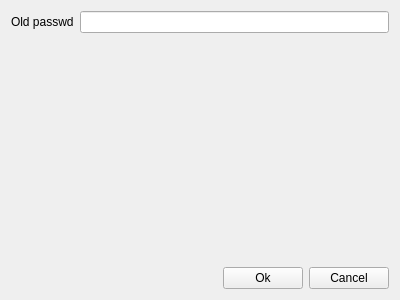
<?xml version="1.0" encoding="UTF-8"?>
<ui version="4.0">
 <class>changepassword</class>
 <widget class="QWidget" name="changepassword">
  <property name="geometry">
   <rect>
    <x>0</x>
    <y>0</y>
    <width>400</width>
    <height>300</height>
   </rect>
  </property>
  <property name="windowTitle">
   <string>Form</string>
  </property>
  <layout class="QVBoxLayout" name="verticalLayout_3">
   <item>
    <layout class="QVBoxLayout" name="verticalLayout_2">
     <item>
      <layout class="QVBoxLayout" name="verticalLayout">
       <item>
        <layout class="QHBoxLayout" name="horizontalLayout">
         <item>
          <widget class="QLabel" name="label">
           <property name="text">
            <string>Old passwd</string>
           </property>
          </widget>
         </item>
         <item>
          <widget class="QLineEdit" name="lineEdit"/>
         </item>
        </layout>
       </item>
       <item>
        <widget class="KNewPasswordWidget" name="knewpasswordwidget"/>
       </item>
      </layout>
     </item>
     <item>
      <layout class="QHBoxLayout" name="horizontalLayout_2">
       <item>
        <spacer name="horizontalSpacer">
         <property name="orientation">
          <enum>Qt::Horizontal</enum>
         </property>
         <property name="sizeHint" stdset="0">
          <size>
           <width>40</width>
           <height>20</height>
          </size>
         </property>
        </spacer>
       </item>
       <item>
        <widget class="QPushButton" name="pushButton">
         <property name="text">
          <string>Ok</string>
         </property>
        </widget>
       </item>
       <item>
        <widget class="QPushButton" name="pushButton_2">
         <property name="text">
          <string>Cancel</string>
         </property>
        </widget>
       </item>
      </layout>
     </item>
    </layout>
   </item>
  </layout>
 </widget>
 <customwidgets>
  <customwidget>
   <class>KNewPasswordWidget</class>
   <extends>QWidget</extends>
   <header>knewpasswordwidget.h</header>
  </customwidget>
 </customwidgets>
 <resources/>
 <connections/>
</ui>
